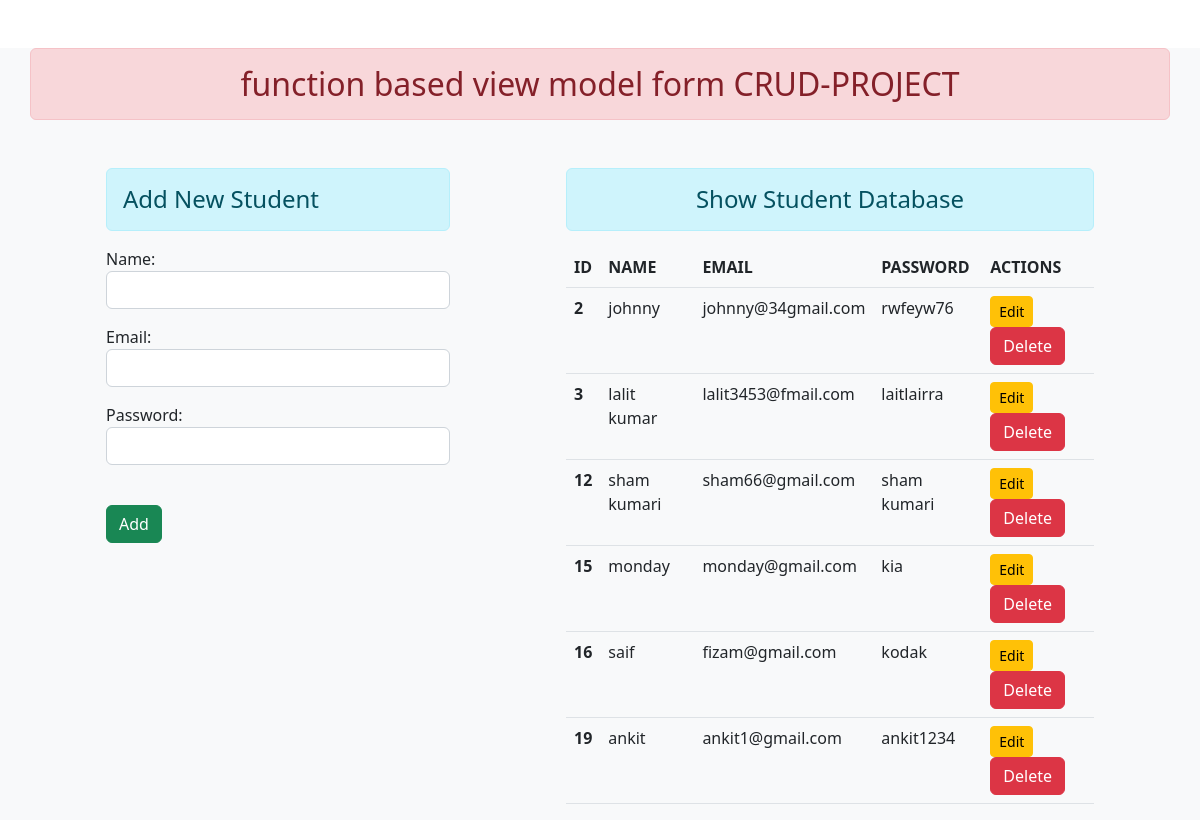
The page / on the database its author committed.
### enroll/models.py (models this page shows)
class studentdb(models.Model):
    name=models.CharField(max_length=50)
    email=models.EmailField(max_length=254)
    password=models.CharField(max_length=50)

### enroll/views.py (the view, shortened to what this page needs)
# urls.py: path('',views.add_show,name='home'),
def add_show(request):
    fm=studentform()
    sh=studentdb.objects.all()
    return render(request,'enroll/addandshow.html',{'form':fm,'show':sh})

### enroll/forms.py
class studentform(forms.ModelForm):
    class Meta:
        model=studentdb
        fields=['name','email','password']
        widgets={
            'name':forms.TextInput(attrs={'class':'form-control'}),
            'email':forms.TextInput(attrs={'class':'form-control'}),
            'password':forms.PasswordInput(render_value=False,attrs={'class':'form-control'}),
        }

### enroll/templates/enroll/addandshow.html (shortened to what this page needs)
{% extends 'enroll/parent.html' %}
{% load static %}
{% block content %}
<div class="row m-5" >
    <div class="container col-sm-4">
        <h4 class="alert alert-info">Add New Student</h4>
        <form action="" method="post">
            {{form.as_p}}
            <input type="submit" value="Add" class="btn btn-success mt-4">
        </form>
    </div>
    <div class="container col-sm-6">
      <h4 class="alert alert-info text-center"> Show Student Database</h4>
      {% if show %}
        <table class="table table-hover">
            <thead>
              <tr>
                <th scope="col">ID</th>
                <th scope="col">NAME</th>
                <th scope="col">EMAIL</th>
                <th scope="col">PASSWORD</th>
                <th scope="col">ACTIONS</th>
              </tr>
            </thead>
            <tbody>
              {% for sh in show %}
              <tr>
                <th scope="row">{{sh.id}}</th>
                <td>{{sh.name}}</td>
                <td>{{sh.email}}</td>
                <td>{{sh.password}}</td>
                <td><a href=" {% url 'dataupdate' sh.id %} " class="btn btn-warning btn-sm">Edit</a>
                  <form action="{% url 'deldata' sh.id %}" method="post" class="d-inline">
                    <input type="submit" value="Delete" class='btn btn-danger'>
                  </form>
                </td>
              </tr>
              {% endfor %}
      {% endif %}
            </tbody>
          </table>
    </div>
</div>
{% endblock content %}

### enroll/templates/enroll/parent.html (shortened to what this page needs)
<!DOCTYPE html>
{% load static %}
<html lang="en">
<head>
    <link rel="stylesheet" href="{% static 'css/bootstrap.css' %}">
    <link rel="stylesheet" href="{% static 'css/custom.css' %}">
</head>
<body>
    <div class='bg-light'>
        <h2 class="container text-center alert alert-danger mt-5 mb-4"> function based view model form CRUD-PROJECT</h2>
        {% block content %}
        {% endblock content %}
    </div>
</body>
</html>

### enroll/static/css/custom.css (style rules this page uses)
html,body { height:100% }

### rows shown on the page
studentdb: id "2", name "johnny", email "johnny@34gmail.com", password "rwfeyw76"
studentdb: id "3", name "lalit kumar", email "lalit3453@fmail.com", password "laitlairra"
studentdb: id "12", name "sham kumari", email "sham66@gmail.com", password "sham kumari"
studentdb: id "15", name "monday", email "monday@gmail.com", password "kia"
studentdb: id "16", name "saif", email "fizam@gmail.com", password "kodak"
studentdb: id "19", name "ankit", email "ankit1@gmail.com", password "ankit1234"
